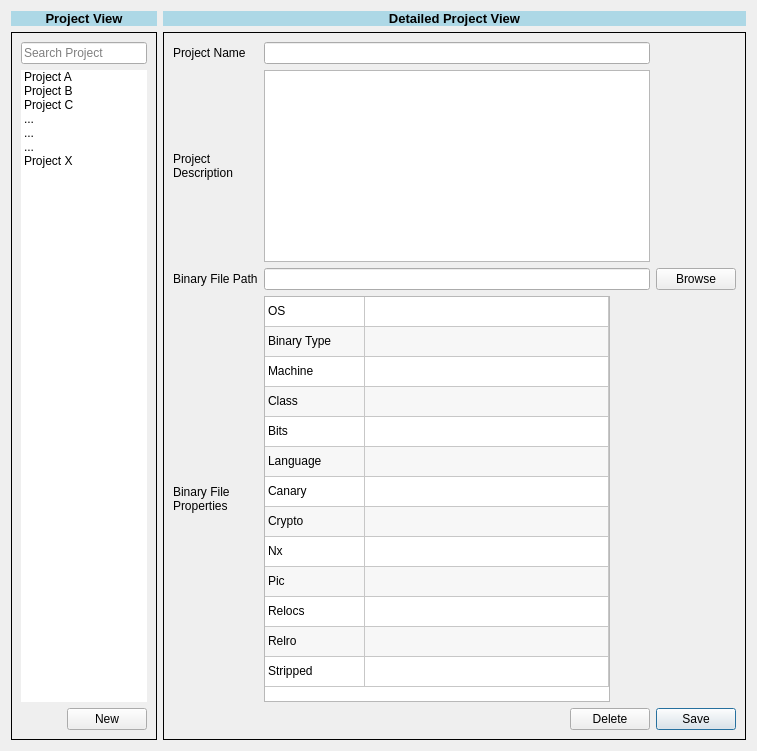
      <widget class="QWidget" name="PoiTab">
       <attribute name="title">
        <string>Points of Interest</string>
       </attribute>
       <layout class="QGridLayout" name="gridLayout_6">
        <item row="0" column="0">
         <layout class="QGridLayout" name="mainGrid_4">
          <item row="0" column="0">
           <layout class="QGridLayout" name="titleGrid_4">
            <item row="0" column="0">
             <layout class="QGridLayout" name="boxGrid_4" columnstretch="2,8">
              <item row="0" column="0">
               <layout class="QGridLayout" name="projectViewGrid_4" columnstretch="0">
                <item row="0" column="0">
                 <widget class="QLabel" name="project_view_4">
                  <property name="font">
                   <font>
                    <pointsize>10</pointsize>
                   </font>
                  </property>
                  <property name="autoFillBackground">
                   <bool>false</bool>
                  </property>
                  <property name="styleSheet">
                   <string notr="true">background-color: rgba(173,216,230 ,1 )</string>
                  </property>
                  <property name="frameShape">
                   <enum>QFrame::NoFrame</enum>
                  </property>
                  <property name="text">
                   <string>&lt;html&gt;&lt;head/&gt;&lt;body&gt;&lt;p&gt;&lt;span style=&quot; font-weight:600;&quot;&gt;Project View&lt;/span&gt;&lt;/p&gt;&lt;/body&gt;&lt;/html&gt;</string>
                  </property>
                  <property name="alignment">
                   <set>Qt::AlignCenter</set>
                  </property>
                 </widget>
                </item>
                <item row="1" column="0">
                 <widget class="QFrame" name="projViewBox_4">
                  <property name="frameShape">
                   <enum>QFrame::Panel</enum>
                  </property>
                  <layout class="QGridLayout" name="gridLayout_13">
                   <item row="0" column="1">
                    <layout class="QVBoxLayout" name="verticalLayout_4">
                     <item>
                      <widget class="QLineEdit" name="search_box_4">
                       <property name="text">
                        <string/>
                       </property>
                       <property name="placeholderText">
                        <string>Search Project</string>
                       </property>
                       <property name="clearButtonEnabled">
                        <bool>true</bool>
                       </property>
                      </widget>
                     </item>
                     <item>
                      <widget class="QListWidget" name="existing_projects_4">
                       <property name="autoFillBackground">
                        <bool>true</bool>
                       </property>
                       <property name="frameShape">
                        <enum>QFrame::NoFrame</enum>
                       </property>
                       <property name="currentRow">
                        <number>-1</number>
                       </property>
                       <property name="sortingEnabled">
                        <bool>false</bool>
                       </property>
                       <item>
                        <property name="text">
                         <string>Project A</string>
                        </property>
                       </item>
                       <item>
                        <property name="text">
                         <string>Project B</string>
                        </property>
                       </item>
                       <item>
                        <property name="text">
                         <string>Project C</string>
                        </property>
                       </item>
                       <item>
                        <property name="text">
                         <string>...</string>
                        </property>
                       </item>
                       <item>
                        <property name="text">
                         <string>...</string>
                        </property>
                       </item>
                       <item>
                        <property name="text">
                         <string>...</string>
                        </property>
                       </item>
                       <item>
                        <property name="text">
                         <string>Project X</string>
                        </property>
                       </item>
                      </widget>
                     </item>
                     <item>
                      <widget class="QPushButton" name="new_project_4">
                       <property name="sizePolicy">
                        <sizepolicy hsizetype="Fixed" vsizetype="Fixed">
                         <horstretch>0</horstretch>
                         <verstretch>0</verstretch>
                        </sizepolicy>
                       </property>
                       <property name="layoutDirection">
                        <enum>Qt::RightToLeft</enum>
                       </property>
                       <property name="autoFillBackground">
                        <bool>false</bool>
                       </property>
                       <property name="text">
                        <string>New</string>
                       </property>
                      </widget>
                     </item>
                    </layout>
                   </item>
                  </layout>
                 </widget>
                </item>
               </layout>
              </item>
              <item row="0" column="1">
               <layout class="QGridLayout" name="detailedProViewGrid_4" columnstretch="0">
                <item row="0" column="0">
                 <widget class="QLabel" name="DetailedProjectView_4">
                  <property name="enabled">
                   <bool>true</bool>
                  </property>
                  <property name="sizePolicy">
                   <sizepolicy hsizetype="Preferred" vsizetype="Fixed">
                    <horstretch>0</horstretch>
                    <verstretch>0</verstretch>
                   </sizepolicy>
                  </property>
                  <property name="font">
                   <font>
                    <pointsize>8</pointsize>
                   </font>
                  </property>
                  <property name="autoFillBackground">
                   <bool>false</bool>
                  </property>
                  <property name="styleSheet">
                   <string notr="true">background-color: rgba(173,216,230 ,1 )</string>
                  </property>
                  <property name="frameShape">
                   <enum>QFrame::NoFrame</enum>
                  </property>
                  <property name="text">
                   <string>&lt;html&gt;&lt;head/&gt;&lt;body&gt;&lt;p&gt;&lt;span style=&quot; font-size:10pt; font-weight:600;&quot;&gt;Detailed Project View&lt;/span&gt;&lt;/p&gt;&lt;/body&gt;&lt;/html&gt;</string>
                  </property>
                  <property name="textFormat">
                   <enum>Qt::RichText</enum>
                  </property>
                  <property name="alignment">
                   <set>Qt::AlignCenter</set>
                  </property>
                 </widget>
                </item>
                <item row="1" column="0">
                 <widget class="QFrame" name="dpv_description_4">
                  <property name="sizePolicy">
                   <sizepolicy hsizetype="Preferred" vsizetype="Preferred">
                    <horstretch>0</horstretch>
                    <verstretch>0</verstretch>
                   </sizepolicy>
                  </property>
                  <property name="frameShape">
                   <enum>QFrame::Box</enum>
                  </property>
                  <layout class="QGridLayout" name="gridLayout_18" columnstretch="0,0,0">
                   <item row="3" column="0">
                    <widget class="QLabel" name="binary_properties_4">
                     <property name="text">
                      <string>Binary File 
Properties</string>
                     </property>
                    </widget>
                   </item>
                   <item row="0" column="1">
                    <widget class="QLineEdit" name="project_nameBox_4"/>
                   </item>
                   <item row="0" column="0">
                    <widget class="QLabel" name="project_name_4">
                     <property name="text">
                      <string>Project Name</string>
                     </property>
                    </widget>
                   </item>
                   <item row="1" column="0">
                    <widget class="QLabel" name="project_description_4">
                     <property name="text">
                      <string>Project 
Description</string>
                     </property>
                    </widget>
                   </item>
                   <item row="2" column="1">
                    <widget class="QLineEdit" name="filePathBox_4"/>
                   </item>
                   <item row="1" column="1">
                    <widget class="QTextEdit" name="description_box_4">
                     <property name="sizePolicy">
                      <sizepolicy hsizetype="Expanding" vsizetype="Fixed">
                       <horstretch>0</horstretch>
                       <verstretch>0</verstretch>
                      </sizepolicy>
                     </property>
                    </widget>
                   </item>
                   <item row="2" column="2">
                    <widget class="QPushButton" name="browse_4">
                     <property name="text">
                      <string>Browse</string>
                     </property>
                    </widget>
                   </item>
                   <item row="4" column="2">
                    <widget class="QPushButton" name="save_4">
                     <property name="text">
                      <string>Save</string>
                     </property>
                     <property name="autoDefault">
                      <bool>false</bool>
                     </property>
                     <property name="default">
                      <bool>true</bool>
                     </property>
                     <property name="flat">
                      <bool>false</bool>
                     </property>
                    </widget>
                   </item>
                   <item row="4" column="1">
                    <widget class="QPushButton" name="delete_5">
                     <property name="sizePolicy">
                      <sizepolicy hsizetype="Fixed" vsizetype="Fixed">
                       <horstretch>0</horstretch>
                       <verstretch>0</verstretch>
                      </sizepolicy>
                     </property>
                     <property name="layoutDirection">
                      <enum>Qt::RightToLeft</enum>
                     </property>
                     <property name="text">
                      <string>Delete</string>
                     </property>
                    </widget>
                   </item>
                   <item row="2" column="0">
                    <widget class="QLabel" name="file_path_4">
                     <property name="text">
                      <string>Binary File Path</string>
                     </property>
                    </widget>
                   </item>
                   <item row="3" column="1">
                    <widget class="QTableWidget" name="binaryPropTable_4">
                     <property name="sizePolicy">
                      <sizepolicy hsizetype="Maximum" vsizetype="Maximum">
                       <horstretch>100</horstretch>
                       <verstretch>100</verstretch>
                      </sizepolicy>
                     </property>
                     <property name="maximumSize">
                      <size>
                       <width>346</width>
                       <height>16777215</height>
                      </size>
                     </property>
                     <property name="contextMenuPolicy">
                      <enum>Qt::PreventContextMenu</enum>
                     </property>
                     <property name="frameShape">
                      <enum>QFrame::StyledPanel</enum>
                     </property>
                     <property name="sizeAdjustPolicy">
                      <enum>QAbstractScrollArea::AdjustToContents</enum>
                     </property>
                     <property name="alternatingRowColors">
                      <bool>true</bool>
                     </property>
                     <property name="showGrid">
                      <bool>true</bool>
                     </property>
                     <property name="wordWrap">
                      <bool>false</bool>
                     </property>
                     <attribute name="horizontalHeaderVisible">
                      <bool>false</bool>
                     </attribute>
                     <attribute name="horizontalHeaderCascadingSectionResizes">
                      <bool>true</bool>
                     </attribute>
                     <attribute name="horizontalHeaderMinimumSectionSize">
                      <number>100</number>
                     </attribute>
                     <attribute name="horizontalHeaderStretchLastSection">
                      <bool>true</bool>
                     </attribute>
                     <attribute name="verticalHeaderVisible">
                      <bool>false</bool>
                     </attribute>
                     <attribute name="verticalHeaderStretchLastSection">
                      <bool>false</bool>
                     </attribute>
                     <row>
                      <property name="text">
                       <string>1</string>
                      </property>
                     </row>
                     <row>
                      <property name="text">
                       <string>2</string>
                      </property>
                     </row>
                     <row>
                      <property name="text">
                       <string>3</string>
                      </property>
                     </row>
                     <row>
                      <property name="text">
                       <string>4</string>
                      </property>
                     </row>
                     <row>
                      <property name="text">
                       <string>5</string>
                      </property>
                     </row>
                     <row>
                      <property name="text">
                       <string>6</string>
                      </property>
                     </row>
                     <row>
                      <property name="text">
                       <string>7</string>
                      </property>
                     </row>
                     <row>
                      <property name="text">
                       <string>8</string>
                      </property>
                     </row>
                     <row>
                      <property name="text">
                       <string>9</string>
                      </property>
                     </row>
                     <row>
                      <property name="text">
                       <string>10</string>
                      </property>
                     </row>
                     <row>
                      <property name="text">
                       <string>11</string>
                      </property>
                     </row>
                     <row>
                      <property name="text">
                       <string>12</string>
                      </property>
                     </row>
                     <row>
                      <property name="text">
                       <string>13</string>
                      </property>
                     </row>
                     <column>
                      <property name="text">
                       <string>Name</string>
                      </property>
                     </column>
                     <column>
                      <property name="text">
                       <string>Value</string>
                      </property>
                     </column>
                     <item row="0" column="0">
                      <property name="text">
                       <string>OS</string>
                      </property>
                     </item>
                     <item row="0" column="1">
                      <property name="text">
                       <string/>
                      </property>
                     </item>
                     <item row="1" column="0">
                      <property name="text">
                       <string>Binary Type</string>
                      </property>
                     </item>
                     <item row="2" column="0">
                      <property name="text">
                       <string>Machine</string>
                      </property>
                     </item>
                     <item row="3" column="0">
                      <property name="text">
                       <string>Class</string>
                      </property>
                     </item>
                     <item row="4" column="0">
                      <property name="text">
                       <string>Bits</string>
                      </property>
                     </item>
                     <item row="5" column="0">
                      <property name="text">
                       <string>Language</string>
                      </property>
                     </item>
                     <item row="6" column="0">
                      <property name="text">
                       <string>Canary</string>
                      </property>
                     </item>
                     <item row="7" column="0">
                      <property name="text">
                       <string>Crypto</string>
                      </property>
                     </item>
                     <item row="8" column="0">
                      <property name="text">
                       <string>Nx</string>
                      </property>
                     </item>
                     <item row="9" column="0">
                      <property name="text">
                       <string>Pic</string>
                      </property>
                     </item>
                     <item row="10" column="0">
                      <property name="text">
                       <string>Relocs</string>
                      </property>
                     </item>
                     <item row="11" column="0">
                      <property name="text">
                       <string>Relro</string>
                      </property>
                     </item>
                     <item row="12" column="0">
                      <property name="text">
                       <string>Stripped</string>
                      </property>
                     </item>
                    </widget>
                   </item>
                  </layout>
                 </widget>
                </item>
               </layout>
              </item>
             </layout>
            </item>
           </layout>
          </item>
         </layout>
        </item>
       </layout>
      </widget>
